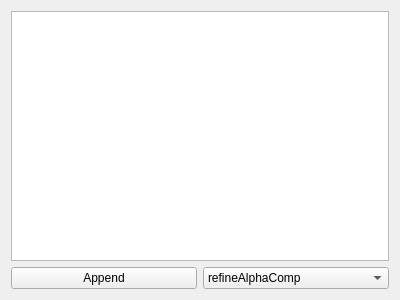
<?xml version="1.0" encoding="UTF-8"?>
<ui version="4.0">
 <class>OpsList</class>
 <widget class="QWidget" name="OpsList">
  <property name="geometry">
   <rect>
    <x>0</x>
    <y>0</y>
    <width>400</width>
    <height>300</height>
   </rect>
  </property>
  <property name="windowTitle">
   <string>Form</string>
  </property>
  <layout class="QGridLayout" name="gridLayout">
   <item row="0" column="0">
    <widget class="QTreeWidget" name="treeWidget">
     <property name="alternatingRowColors">
      <bool>true</bool>
     </property>
     <property name="rootIsDecorated">
      <bool>false</bool>
     </property>
     <attribute name="headerVisible">
      <bool>false</bool>
     </attribute>
     <column>
      <property name="text">
       <string>Layers</string>
      </property>
     </column>
    </widget>
   </item>
   <item row="3" column="0">
    <layout class="QHBoxLayout" name="horizontalLayout">
     <item>
      <widget class="QPushButton" name="pushAppendOp">
       <property name="text">
        <string>Append</string>
       </property>
      </widget>
     </item>
     <item>
      <widget class="QComboBox" name="comboOp">
       <item>
        <property name="text">
         <string>refineAlphaComp</string>
        </property>
       </item>
      </widget>
     </item>
    </layout>
   </item>
  </layout>
 </widget>
 <resources/>
 <connections/>
</ui>
